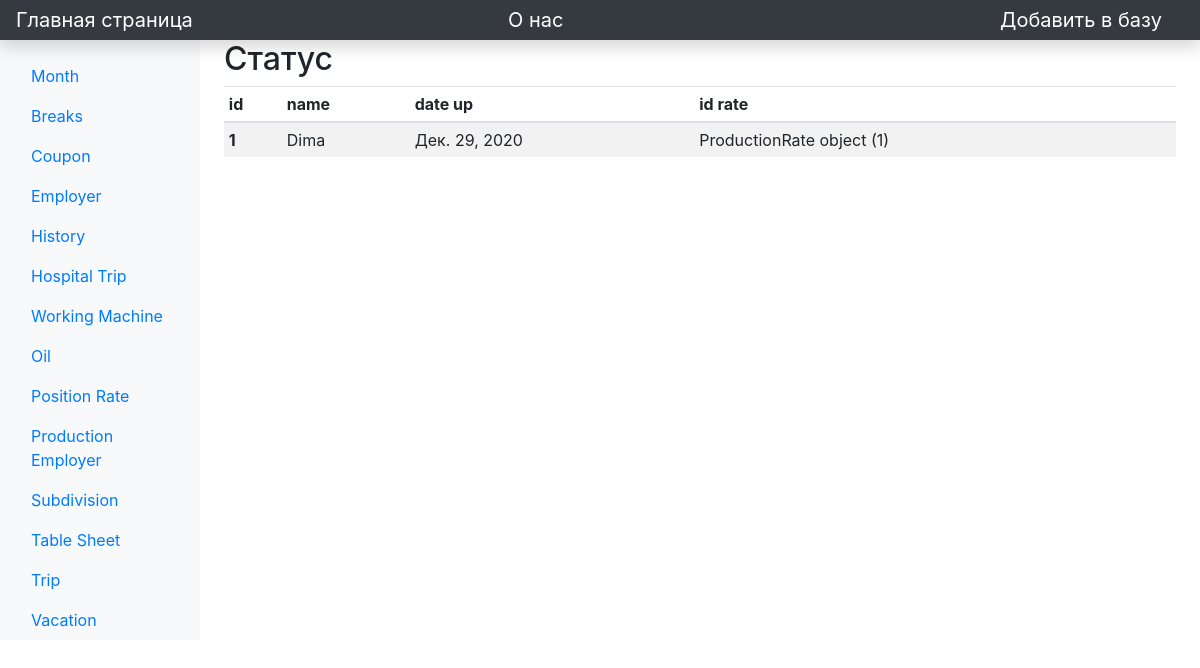
The page /view/position_ on the database its author committed.
### main/models.py (models this page shows)
class PositionEm(models.Model):
    name = models.CharField('Name', max_length=64)
    date_up = models.DateField()
    id_rate = models.ForeignKey('ProductionRate', on_delete=models.PROTECT)

class ProductionRate(models.Model):
    det_per_hour = models.IntegerField('Detail per hour')
    amount_h = models.IntegerField("Amount hour")

### main/views.py (the view)
# urls.py: path('view/position_', views.position_, name='position_'),
def position_(request):
    task = PositionEm.objects.all()
    return render(request, 'main/view/position_.html', {'task': task})

### main/templates/main/view/position_.html (shortened to what this page needs)
{% extends 'main/base.html' %}
{% block content %}
        <main class="col-md-9 ms-sm-auto col-lg-10 px-md-4">
            <h2>Статус</h2>
            <div class="">
                <table class="table table-striped table-sm ">
                    <thead>
                    <tr>
                        <th scope="col">id</th>
                        <th scope="col">name</th>
                        <th scope="col">date up</th>
                        <th scope="col">id rate</th>
                    </tr>
                    </thead>
                    <tbody>
                    {% if task %}
                    {% for i in task %}
                        <tr>
                            <th scope="row">{{ i.id }}</th>
                            <td>{{ i.name}}</td>
                            <td>{{ i.date_up}}</td>
                            <td>{{ i.id_rate}}</td>
                        </tr>
                    {% endfor %}
                    {% else %}
                    <tr>
                        <td>Empty!</td>
                    </tr>
                    {% endif %}
                    </tbody>
                </table>
            </div>
        </main>
{% endblock %}

### rows shown on the page
PositionEm: id "1", name "Dima", date_up "Дек. 29, 2020", id_rate "ProductionRate object (1)"
